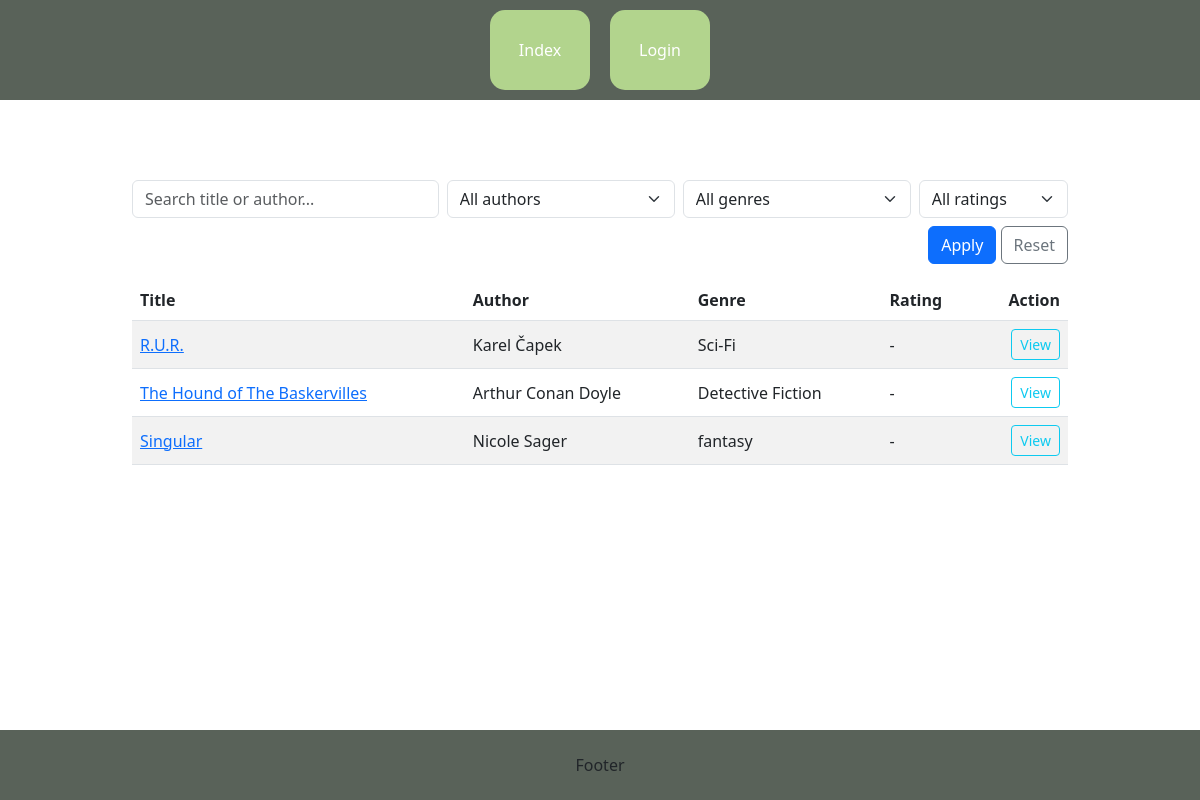
Page /projectcv/book_index/ on the earlier database version.
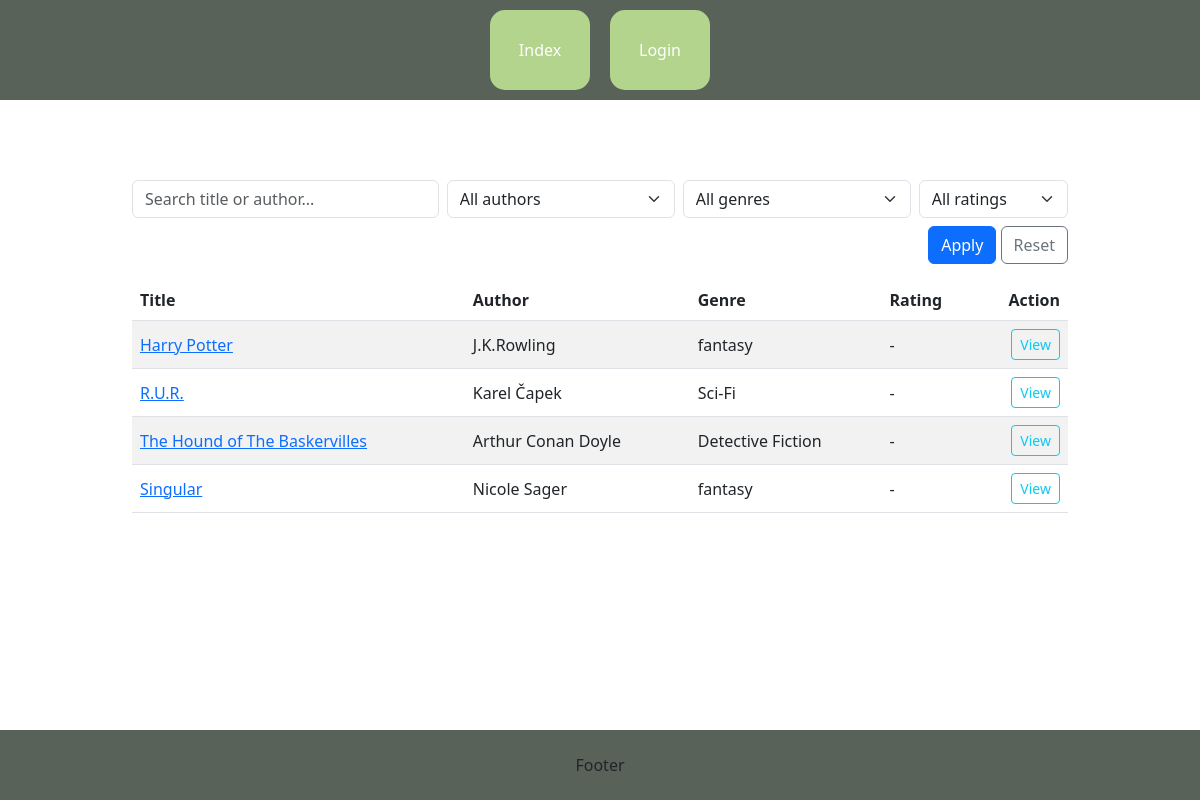
Same page on the later database version.
### projectcv/models.py (models this page shows, shortened)
class Book(models.Model):
    title= models.CharField(max_length=250)
    author= models.CharField(max_length=150)
    genre = models.ForeignKey(Genre, on_delete=models.SET_NULL, null=True)
    tags = models.ManyToManyField(Tag)
    rating = models.IntegerField(null=True, blank=True, choices=[(i, i) for i in range(1, 6)]) # range marks 1-5
    class Meta:
        verbose_name = "Book"
        verbose_name_plural = "Books"

class Genre(models.Model):
    genre_name = models.CharField(max_length=100)

### projectcv/views.py (the view)
# urls.py: path("book_index/", views.BookIndex.as_view(), name="book_index"),
class BookIndex(generic.ListView):
    template_name = "projectcv/book_index.html"  # cesta k šabloně ze složky tamplates (je možné sdílet mezi aplikacemi)
    context_object_name = "books"  # pod tímto jménem budeme volat seznam objektů v šabloně
    def get_queryset(self):
        qs = Book.objects.select_related("genre").order_by("-id")
        q = self.request.GET.get("q")
        author = self.request.GET.get("author")
        genre = self.request.GET.get("genre")
        rating = self.request.GET.get("rating")
        if q:
            qs = qs.filter(Q(title__icontains=q) | Q(author__icontains=q))
        if author:
            qs = qs.filter(author=author)
        if genre:
            qs = qs.filter(genre_id=genre)
        if rating:
            qs = qs.filter(rating=rating)
        return qs
    def get_context_data(self, **kwargs):
        ctx = super().get_context_data(**kwargs)
        ctx["authors"] = Book.objects.order_by("author").values_list("author", flat=True).distinct()
        ctx["genres"] = Genre.objects.order_by("genre_name")
        ctx["ratings"] = RATING_VALUES
        ctx["current"] = {
            "q": self.request.GET.get("q", ""),
            "author": self.request.GET.get("author", ""),
            "genre": self.request.GET.get("genre", ""),
            "rating": self.request.GET.get("rating") or None,
        }
        return ctx

### projectcv/templates/projectcv/book_index.html (shortened to what this page needs)
{% extends "base.html" %}
{% block content %}
<div class="container my-3">
    <form method="get" class="row g-2 mb-3">
        <div class="col-sm-4">
            <input type="text" name="q" value="{{ current.q }}" class="form-control" placeholder="Search title or author...">
        </div>
        <div class="col-sm-3">
            <select name="author" class="form-select">
                <option value="">All authors</option>
            </select>
        </div>
        <div class="col-sm-3">
            <select name="genre" class="form-select">
                <option value="">All genres</option>
            </select>
        </div>
        <div class="col-sm-2">
            <select name="rating" class="form-select">
                <option value="">All ratings</option>
            </select>
        </div>
        <div class="col-12 text-end">
            <button class="btn btn-primary" type="submit">Apply</button>
            <a class="btn btn-outline-secondary" href="{% url 'book_index' %}">Reset</a>
        </div>
    </form>
    <div class="table-responsive">
        <table class="table table-striped align-middle">
            <thead>
                <tr>
                    <th>Title</th>
                    <th>Author</th>
                    <th>Genre</th>
                    <th>Rating</th>
                    <th class="text-end">Action</th>
                </tr>
            </thead>
            <tbody>
                {% for book in books %}
                    <tr>
                        <td>
                            <a href="{% url 'book_detail' book.id %}">{{ book.title }}</a>
                        </td>
                        <td>{{ book.author }}</td>
                        <td>{{ book.genre.genre_name|default:"None" }}</td>
                        <td>{% if book.rating %}{{ book.rating }}{% else %}-{% endif %}</td>
                        <td class="text-end">
                            <a class="btn btn-sm btn-outline-info" href="{% url 'book_detail' book.id %}">View</a>
                        </td>
                    </tr>
            {% empty %}
                <tr>
                    <td colspan="5" class="text-center">No books found.</td>
                </tr>
            {% endfor %}
            </tbody>
        </table>
    </div>
</div>
{% endblock %}

### projectcv/templates/base.html (shortened to what this page needs)
<!DOCTYPE html>
<html lang="en">
<head>
    {% load static %}
    <link rel="stylesheet" href="{% static 'css/style.css' %}" type="text/css">
    <link rel="stylesheet" href="{% static 'css/bootstrap.min.css' %}" type="text/css">
</head>
<body>
    <nav>
        <div class="flex_box">
            <div class="nav_item"><a href="{% url 'book_index' %}">Index</a></div>
            {% if not user.is_authenticated %}<div class="nav_item"><a href="{% url 'login' %}">Login</a></div>{% endif %}
        </div>
    </nav>
    <div class="content">
    {% block content %}
    {% endblock %}
    </div>
    <footer>
        Footer
    </footer>
</body>
</html>

### projectcv/static/css/style.css (style rules this page uses)
html, body { width: 100%; height: 100%; margin: 0; }
nav { width: 100%; height: 100px; background-color: #596259; color: white; }
.flex_box { width: 100%; height: 100px; display: flex; justify-content: center; }
.flex_box a { text-decoration: none; color: white; }
.nav_item { margin-top: 10px; margin-left: 10px; margin-right: 10px; background-color: #b2d48d; height: 80px; width: 100px; text-align: center; line-height: 80px; vertical-align: middle; color: white; display: inline-block; transition: background 0.3s ease-in-out; border-radius: 15px; }
.nav_item a { text-decoration: none; color: inherit; }
.content { width: 80%; margin: auto; margin-top: 80px; margin-bottom: 80px; }
footer { position: fixed; width: 100%; height: 70; background-color: #596259; text-align: center; line-height: 70px; vertical-align: middle; bottom: 0; }

Differences in the rows shown:
added Book: title "Harry Potter", author "J.K.Rowling", genre.genre_name "fantasy"
